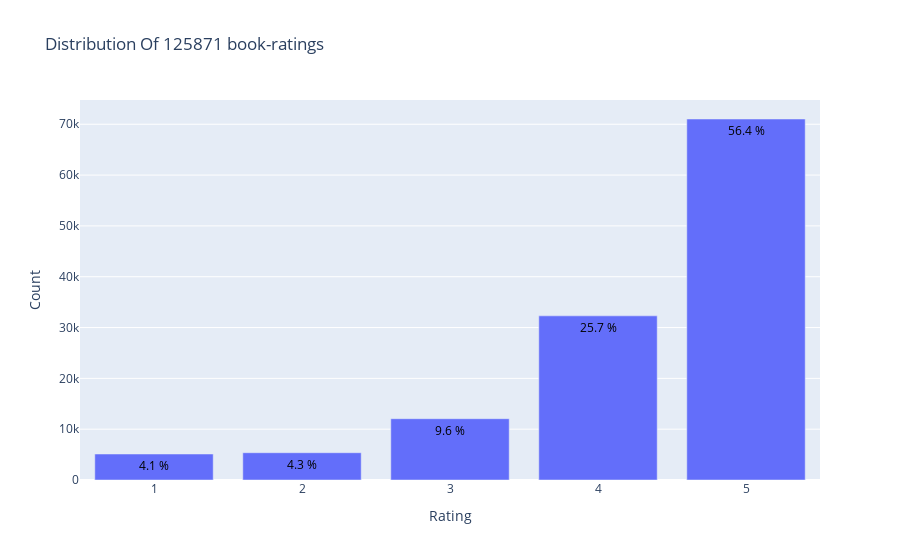

Here is the notebook cell this chart was saved with:
### Markdown cell above
### The new data set contains only those users who have put in more than 50 ratings

### Code cell
init_notebook_mode(connected=True)

data_1 = data_new['ratings'].value_counts().sort_index(ascending=False)
trace = go.Bar(x = data_1.index,
               text = ['{:.1f} %'.format(val) for val in (data_1.values / data_new.shape[0] * 100)],
               textposition = 'auto',
               textfont = dict(color = '#000000'),
               y = data_1.values,
               )
# Create layout
layout = dict(title = 'Distribution Of {} book-ratings'.format(data_new.shape[0]),
              xaxis = dict(title = 'Rating'),
              yaxis = dict(title = 'Count'))
# Create plot
fig = go.Figure(data=[trace], layout=layout)
iplot(fig)

### Figure 1 — Plotly figure (JSON) as saved in the notebook; plotly's stock layout.template omitted (floating-point values rounded to 4 significant figures)
{"data": [{"text": ["56.4 %", "25.7 %", "9.6 %", "4.3 %", "4.1 %"], "textfont": {"color": "#000000"}, "textposition": "auto", "type": "bar", "x": [5, 4, 3, 2, 1], "y": [71034, 32295, 12060, 5367, 5115]}], "layout": {"title": {"text": "Distribution Of 125871 book-ratings"}, "xaxis": {"title": {"text": "Rating"}}, "yaxis": {"title": {"text": "Count"}}}}
